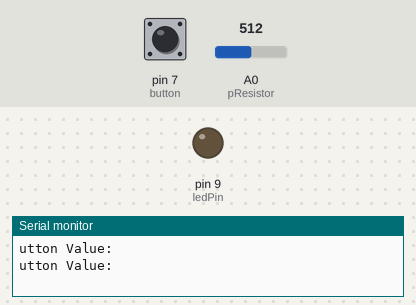
Recording of a sketch running on a simulated Arduino Uno, built with avr-gcc and run on an emulated ATmega328P. On the bench: output pins drawn as LEDs (lit = HIGH), the last lines printed to the serial monitor. The inputs (shaded band) are chosen by the test bench; at power-on: A0 (pResistor) = 512, pin 7 (button) HIGH.

Above: at 2.3 s.
2.4 s: A0 (pResistor) set to 317
4.5 s: A0 (pResistor) set to 293
At 5.3 s:
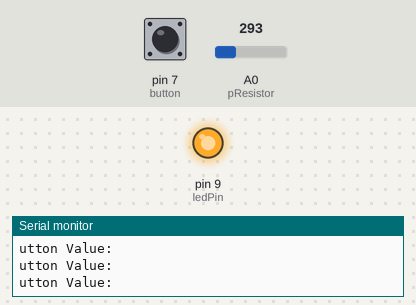
9.9 s: A0 (pResistor) set to 306
At 11.1 s:
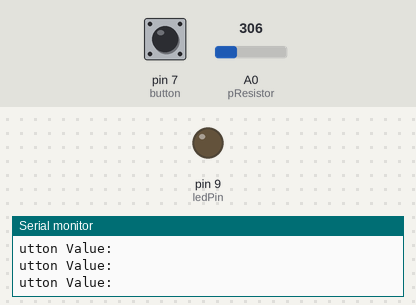
12.0 s: A0 (pResistor) set to 290
At 12.3 s:
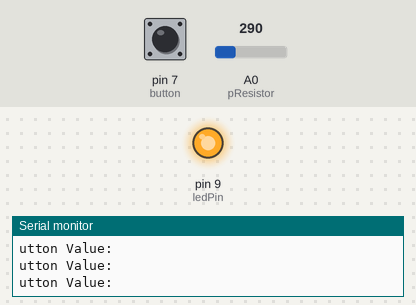
Timing chart, 0 to 15.0 s (numbered marks = the images above; inputs shaded):
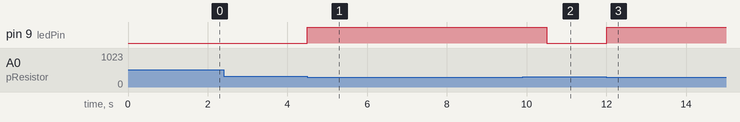

Measured:
- the behaviour switches between 301 and 300 on A0 (pResistor) (found by bisection; images 0 and 1)
- after the input at 4.5 s, pin 9 (ledPin): LOW → HIGH at once
- after the input at 9.9 s, pin 9 (ledPin): HIGH → LOW after 0.60 s
- after the input at 12.0 s, pin 9 (ledPin): LOW → HIGH at once

The sketch:

Programing_Assignment1_Vallejo.ino
```cpp
/*
Omar Vallejo
Programming Assignment 1
1/5/18
*/


//Constants
const int pResistor = A0; // Photoresistor at Arduino analog pin A0
const int ledPin=9;       // Led pin at Arduino pin 9
const int button=7;       //button assigned to pin 7

//Variables
int prValue;          // Store value from photoresistor (0-1023)
int bValue;           //Store value from button


void setup(){
 Serial.begin(9600);
 pinMode(ledPin, OUTPUT);  // Set lepPin - 9 pin as an output
 pinMode(pResistor, INPUT); // Set pResistor - A0 pin as an input (optional)
 pinMode(button, INPUT);  //set button as input
}

void loop(){
  prValue = analogRead(pResistor);  //allows the Aguino Board to read values
  bValue = digitalRead(button);

  //if the button isn't being held down, test for light sensitivity
  if(bValue==0){
    buttonPOWER();
  }
  else{
    pResistorPOWER(prValue);
  }

  //Print values
  Serial.println("Button Value:" + bValue);
  Serial.println("Photoresistor Value:" + prValue);
  delay(1500);

}
  /*
   * classes for organization
   *
   */

  //button function which makes light come on when held down.
  void buttonPOWER(){
    digitalWrite(ledPin, HIGH); //Turn led on
  }

   //light sensor function which makes light come on during low lighting.
  void pResistorPOWER(int prValue){
    if(prValue>300){
      digitalWrite(ledPin, LOW);   //LED off
    }
    else{
      digitalWrite(ledPin, HIGH); //LED on

    }
  }
```
